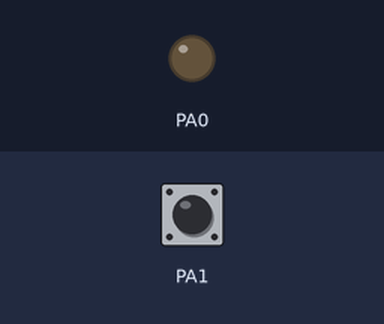
Bench run of a program on a simulated ATmega32, built with avr-gcc and emulated at 8 MHz. On the bench: output pins drawn as LEDs (lit = HIGH). The test bench sets the inputs (shaded band); at power-on: PA1 HIGH.

Above: at 1.2 s.
1.3 s: PA1 pulled LOW for 0.15 s
At 1.37 s:
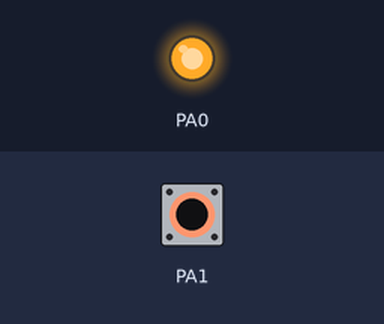
2.9 s: PA1 pulled LOW for 3.2 s
At 7.0 s:
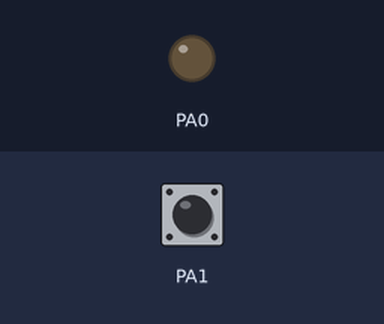
Timing chart, 0 to 8.5 s (numbered marks = the images above; inputs shaded):
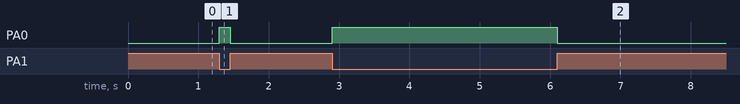

Measured:
- after the input at 1.3 s, PA0: LOW → HIGH at once, → LOW 0.15 s later
- after the input at 2.9 s, PA0: LOW → HIGH at once, → LOW 3.2 s later

The program:

main.c
```c
/*
 * main.c
 *
 *  Created on: Jul 11, 2022
 *      Author: lEGION
 */
#include <avr/io.h>
#include<util/delay.h>
#include "BIT_MATH.H"

int main(void)
{
	//DDRA =0x0f ; //0b00000001;
	SET_BIT(DDRA,0); //PA0->OUTPUT
	CLR_BIT(DDRA,1); //PA1->INPUT
	SET_BIT(PORTA,1); //ENABLE PULLUP ON PA1


	while(1)//SUPER LOOP

	{


	/*	PORTA = 0b00000001;
	_delay_ms(1000);
	PORTA = 0b00000000;
	_delay_ms(1000); */
		//PORTB=0b00000001;
   // for(int i=0;i<4;i++)
   // {

    //	_delay_ms(250);
    	//PORTB <<= 1;

    /* }*/
	if(GET_BIT(PINA,1)==0)
		{
		/*_delay_ms(10);
		if(GET_BIT(PINA,1)==0)
		{
			TOG_BIT(PORTA,0);
			}*/

			SET_BIT(PORTA,0);
		}
		else
		{
			CLR_BIT(PORTA,0);
		}
	}
}
```

BIT_MATH.h
```c
#ifndef _BIT_MATH_H
#define _BIT_MATH_H

/*
 * WRT_BIT is to assign 1 or 0 to  a specific bit in a register
 * while maintaining all the bits' value as it is.
 * Steps:
 * 		1- Clear the specific bit you want to write on
 * 		2- Insert the new value you want to write
 */
#define WRT_BIT(REG, BIT, VAL) ( (REG) = ( ( (REG) & (~(1<<(BIT))) ) | ( (VAL) << (BIT)  ) ) )

/*
 * SET_BIT is used to assign 1 to a specific bit in a register
 * while maintaining all other bits' value as it is.
 */
#define SET_BIT(REG, BIT)  ( (REG) |=  (1<<(BIT)) )

/*
 * CLR_BIT is used to assign 0 to a specific bit in a register
 * while maintaining all other bits' value as it is.
 */
#define CLR_BIT(REG, BIT)  ( (REG) &= (~(1<<(BIT))) )

/*
 * TOG_BIT is used to flip a specific bit in a register from 0 to 1 or from 1 to 0
 * while maintaining all other bits' value as it is.
 */
#define TOG_BIT(REG, BIT)  ( (REG) ^=  (1<<(BIT)) )

/*
 * GET_BIT is used to read the value of a specific bit in a register
 * while maintaining all the bits' value as it is.
 */
#define GET_BIT(REG, BIT)  ( ( (REG) >> (BIT) ) & 1 )


#endif /* _BIT_MATH_H */
```
